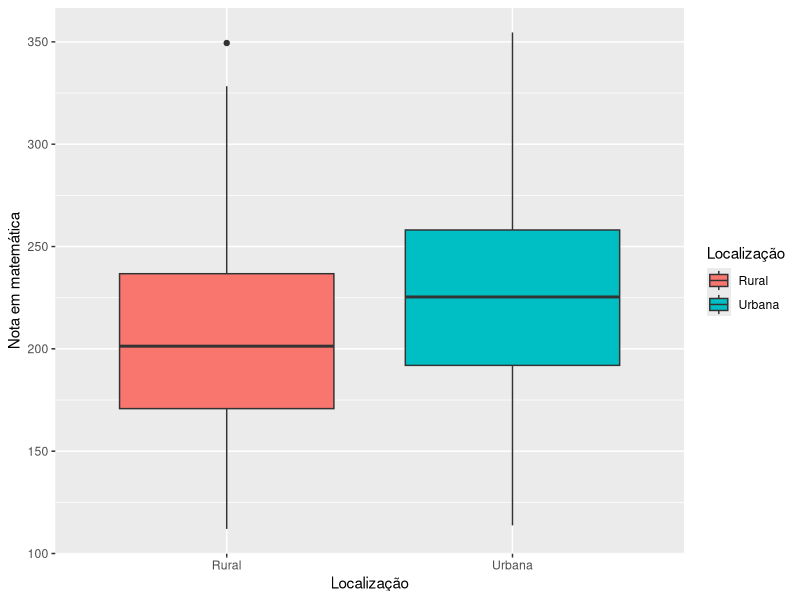
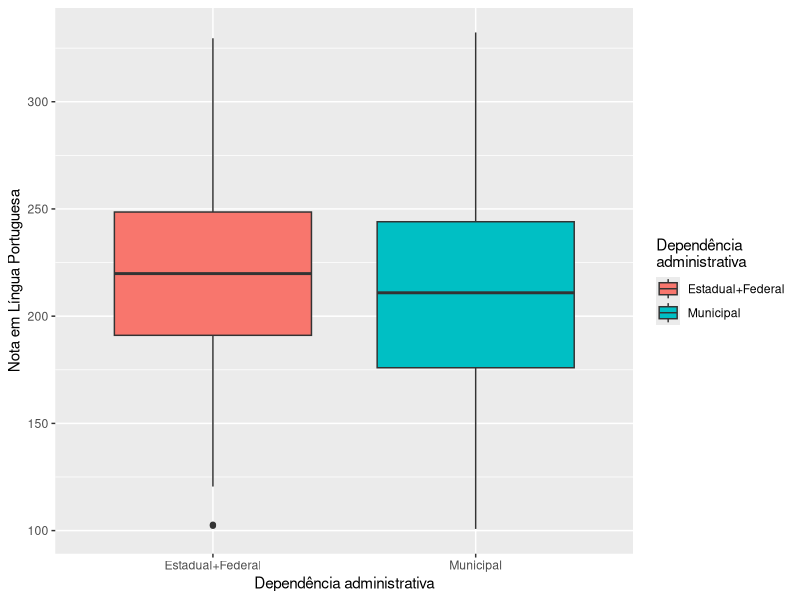

Generate these figures, in order, with R:
library(dplyr)
library(ggplot2)
library(reshape2)

population <- read.csv("SAEB.sample.csv")

MT_LOC <- tibble(
  NOTA_MT = population$NOTA_MT,
  LOCAL = population$LOCALIZACAO
)

MT_LOC$LOCAL <- recode(MT_LOC$LOCAL, "1" = "Urbana", "2" = "Rural")

ggplot(MT_LOC, aes(x = LOCAL, y = NOTA_MT, fill = LOCAL)) +
  geom_boxplot() +
  xlab("Localização") + ylab("Nota em matemática") +
  guides(fill=guide_legend(title = "Localização"))
# ggsave("MT_LOC.png")

# Medidas de posicao

tabela1 <- MT_LOC %>%
  group_by(LOCAL) %>%
  summarise(Media = mean(NOTA_MT),
            Mediana = median(NOTA_MT),
            Amplitude = (max(NOTA_MT)-min(NOTA_MT)),
            Pri_Quartil = quantile(NOTA_MT, .25),
            Seg_Quartil = quantile(NOTA_MT, .50),
            Ter_Quartil = quantile(NOTA_MT, .75),
            DesvioPadrao = sqrt(var(NOTA_MT)),
            n = n())

LP_ADM <- tibble(
  NOTA_LP = population$NOTA_LP,
  ADM = population$DEPENDENCIA_ADM
)

LP_ADM$ADM <- recode(LP_ADM$ADM, "1" = "Estadual+Federal", "2" = "Estadual+Federal", "3" = "Municipal")

ggplot(LP_ADM, aes(x = ADM, y = NOTA_LP, fill = ADM)) +
  geom_boxplot() +
  xlab("Dependência administrativa") + ylab("Nota em Língua Portuguesa") +
  guides(fill=guide_legend(title = "Dependência\nadministrativa"))
# ggsave("LP_ADM.png")

tabela2 <- LP_ADM %>%
  group_by(ADM) %>%
  summarise(Media = mean(NOTA_LP),
            Mediana = median(NOTA_LP),
            Amplitude = (max(NOTA_LP)-min(NOTA_LP)),
            Pri_Quartil = quantile(NOTA_LP, .25),
            Seg_Quartil = quantile(NOTA_LP, .50),
            Ter_Quartil = quantile(NOTA_LP, .75),
            DesvioPadrao = sqrt(var(NOTA_LP)),
            n = n())

# Teste de homocedasticidade

set.seed(2.2020)

sam30 <- sample_n(population, 30)
sam100 <- sample_n(population, 100)

sumarizar <- function(data, notas) {
  summarise(data, n = n(),
            sd = sqrt(var(notas)),
            media = mean(notas))
}

mtloc30 <- tibble(
  notas = sam30$NOTA_MT,
  local = sam30$LOCALIZACAO) %>%
  group_by(local)

mtloc100 <- tibble(
  notas = sam100$NOTA_MT,
  local = sam100$LOCALIZACAO) %>%
  group_by(local)

lpadm30 <- tibble(
  notas = sam30$NOTA_LP,
  adm = sam30$DEPENDENCIA_ADM) %>%
  group_by(adm)

lpadm100 <- tibble(
  notas = sam100$NOTA_LP,
  adm = sam100$DEPENDENCIA_ADM) %>%
  group_by(adm)

caso1mt <- sumarizar(mtloc30, notas)
caso2mt <- sumarizar(mtloc100, notas)
caso1lp <- sumarizar(lpadm30, notas)
caso2lp <- sumarizar(lpadm100, notas)

homocedasticidade <- function (conf.side = 0.975, sd, n) {
  sd <- as.vector(sd)
  lsup <- round(qf(conf.side, n[1]-1, n[2]-1),4)
  linf <- round(1/lsup,4)
  W <- round((sd[1]/sd[2])^2,4)
  print(paste("Estatística =",W))
  print(paste(linf, lsup))
  if (between(W, linf, lsup)) {
    print("Aceite H0")
  } else {
    print("Rejeite H0")
  }

}

homocedasticidade(sd = caso1mt$sd, n = caso1mt$n)
homocedasticidade(sd = caso2mt$sd, n = caso2mt$n)
homocedasticidade(sd = caso1lp$sd, n = caso1lp$n)
homocedasticidade(sd = caso2lp$sd, n = caso2lp$n)

shapiro.test(mtloc30$notas)
shapiro.test(mtloc100$notas)
shapiro.test(lpadm30$notas)
shapiro.test(lpadm100$notas)


mtloc30$local <- recode(mtloc30$local, "1" = "Urbana", "2" = "Rural")
mtloc100$local <- recode(mtloc100$local, "1" = "Urbana", "2" = "Rural")
mtloc30x <- filter(mtloc30, local == "Urbana")$notas
mtloc30y <- filter(mtloc30, local == "Rural")$notas
mtloc100x <- filter(mtloc100, local == "Urbana")$notas
mtloc100y <- filter(mtloc100, local == "Rural")$notas

lpadm30$adm <- recode(lpadm30$adm, "2" = "Estadual+Federal", "3" = "Municipal")
lpadm100$adm <- recode(lpadm100$adm, "2" = "Estadual+Federal", "3" = "Municipal")
lpadm30x <- filter(lpadm30, adm == "Estadual+Federal")$notas
lpadm30y <- filter(lpadm30, adm == "Municipal")$notas
lpadm100x <- filter(lpadm100, adm == "Estadual+Federal")$notas
lpadm100y <- filter(lpadm100, adm == "Municipal")$notas

t.test(mtloc30x, mtloc30y, var.equal = T)
t.test(mtloc100x, mtloc100y, var.equal = T)
t.test(lpadm30x, lpadm30y, var.equal = T)
t.test(lpadm100x, lpadm100y, var.equal = T)

wilcox.test(mtloc30x, mtloc30y)
wilcox.test(mtloc100x, mtloc100y)
wilcox.test(lpadm30x, lpadm30y)
wilcox.test(lpadm100x, lpadm100y)

ks.test(mtloc30x, mtloc30y)
ks.test(mtloc100x, mtloc100y)
ks.test(lpadm30x, lpadm30y)
ks.test(lpadm100x, lpadm100y)